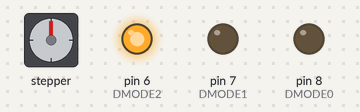
A sketch run on a simulated Arduino Uno, built with avr-gcc and run on an emulated ATmega328P. Shown: stepper motor, output pins drawn as LEDs (lit = HIGH). Wiring (inferred from the names in the program): stepper motor driver (200 steps per turn assumed): step pin 4; direction pin 5; enable pin 9. Pins used as bus, display or sensor lines are not drawn.

Above: at 0.1 s.
Timing chart, 0 to 1.6 s (numbered marks = the images above):
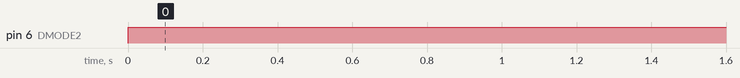

The sketch:

stepper_arduino.ino
```cpp
// Arbitrary pin values for stepper motor control
int DMODE0 = 8;  // Pin for DMODE0, controlling microstepping mode
int DMODE1 = 7;  // Pin for DMODE1, controlling microstepping mode
int DMODE2 = 6;  // Pin for DMODE2, controlling microstepping mode
int ENABLE = 9;  // Pin to enable the stepper driver
int dirPin = 5;  // Pin to set the direction of the stepper motor
int stepPin = 4; // Pin to control the steps of the stepper motor

void setup() {
  // Configures the specified pins to act as outputs
  pinMode(DMODE0, OUTPUT);
  pinMode(DMODE1, OUTPUT);
  pinMode(DMODE2, OUTPUT);
  pinMode(ENABLE, OUTPUT);
  pinMode(dirPin, OUTPUT);
  pinMode(stepPin, OUTPUT);
}

void loop() {
  // Sets the microstepping mode: full step microstepping
  digitalWrite(DMODE0, LOW);
  digitalWrite(DMODE1, LOW);
  digitalWrite(DMODE2, HIGH);

  // Enables the stepper driver at full power
  analogWrite(ENABLE, 255);

  // Generate 100 step pulses
  for (int x = 0; x < 100; x++) {
    digitalWrite(stepPin, HIGH);  // Generates a step pulse
    delay(10);                    // Waits for 10 milliseconds
    digitalWrite(stepPin, LOW);   // Ends the step pulse
  }

  delay(500);  // Waits for 500 milliseconds before changing direction

  // Changes the direction of the stepper motor
  digitalWrite(dirPin, HIGH);
}
```

Measured:
- by itself, pin 6 (DMODE2): LOW → HIGH at 0.00 s
